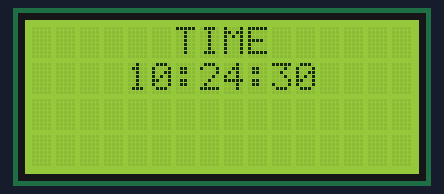
A sketch run on a simulated Arduino Uno, built with avr-gcc and run on an emulated ATmega328P. On the bench: 16×4 character LCD. The local clock reads 2024-03-15 10:24:30 at power-on unless the sketch sets it; what the sketch prints to the serial monitor is not drawn.

Above: at 0.1 s.
At 4.2 s:
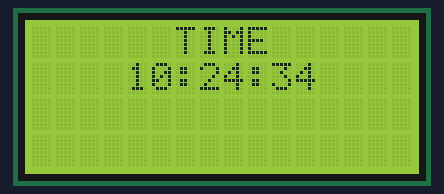
At 11.2 s:
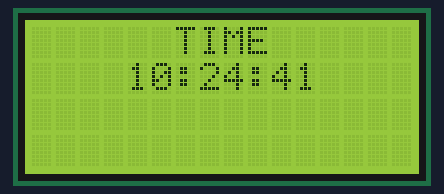
At 19.3 s:
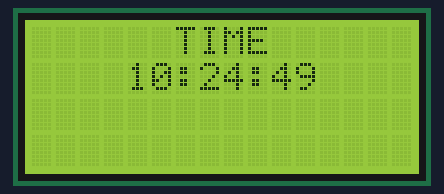
At 29.4 s:
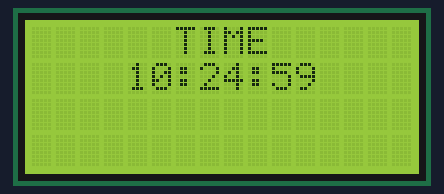
At 38.5 s:
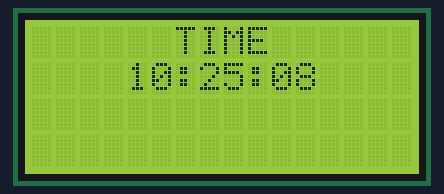

The sketch:

TimeTrack.ino
```cpp
//YWROBOT
//Compatible with the Arduino IDE 1.0
//Library version:1.1
#include <LiquidCrystal_I2C.h>
#include <Wire.h>
#include <TimeLib.h>
#include <DS1307RTC.h>

LiquidCrystal_I2C lcd(0x27, 16, 4);
tmElements_t tm;

void setup() {
  Serial.begin(112500);
  Serial.print("Initialization....");
  lcd.init();
  lcd.backlight();
  lcd.setCursor(6, 0);
  lcd.print("TIME");
}


void loop() {

  if (RTC.read(tm)) {
    lcd.setCursor(4, 1);
    if (tm.Hour < 10) {
      lcd.print("0");
      lcd.print(tm.Hour);
    } else {
      lcd.print(tm.Hour);
    }
    lcd.print(":");
    if (tm.Minute < 10) {
      lcd.print("0");
      lcd.print(tm.Minute);
    } else {
      lcd.print(tm.Minute);
    }
    lcd.print(":");
    if (tm.Second < 10) {
      lcd.print("0");
      lcd.print(tm.Second);
    } else {
      lcd.print(tm.Second);
    }
  }

    else {
      Serial.println("Error reading time.");
    }
    delay(1000);
  }
```

Measured:
- what the display in image 1 shows lasts 1.0 s, from 4.1 s to 5.1 s
